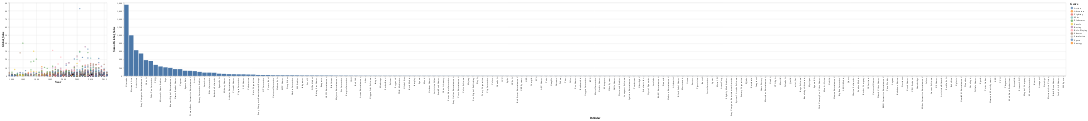

Notebook code for this chart:
### Markdown cell above
Now we will graph the sales of the video games over time, grouped by genre. From this graph, we can tell what genres are dominated by different companies.

### Code cell
sel = alt.selection_single(fields=['Genre'], bind="legend")

c1 = alt.Chart(df).mark_circle().encode(
    x='Year',
    y='Global_Sales',
    color='Genre:N',
    tooltip=['Name', 'Platform', 'Publisher']
).add_selection(sel)

c2 = alt.Chart(df).mark_bar().encode(
    x=alt.X('Publisher', sort='-y'),
    y='sum(Global_Sales)'
).transform_filter(sel)

c1|c2

### Figure 1 — Vega-Lite specification as saved in the notebook (floating-point values rounded to 4 significant figures; data arrays with more than 128 entries replaced by an {"elided": "..."} marker saying what was removed)
{"config": {"view": {"continuousWidth": 400, "continuousHeight": 300}}, "hconcat": [{"mark": "circle", "encoding": {"color": {"field": "Genre", "type": "nominal"}, "tooltip": [{"field": "Name", "type": "nominal"}, {"field": "Platform", "type": "nominal"}, {"field": "Publisher", "type": "nominal"}], "x": {"field": "Year", "type": "temporal"}, "y": {"field": "Global_Sales", "type": "quantitative"}}, "selection": {"selector001": {"type": "single", "fields": ["Genre"], "bind": "legend"}}}, {"mark": "bar", "encoding": {"x": {"field": "Publisher", "sort": "-y", "type": "nominal"}, "y": {"aggregate": "sum", "field": "Global_Sales", "type": "quantitative"}}, "transform": [{"filter": {"selection": "selector001"}}]}], "data": {"name": "data-b711b14690cf9e4bd79303c5e7f23b07"}, "$schema": "https://vega.github.io/schema/vega-lite/v4.17.0.json", "datasets": {"data-b711b14690cf9e4bd79303c5e7f23b07": {"elided": "5000 records"}}}
